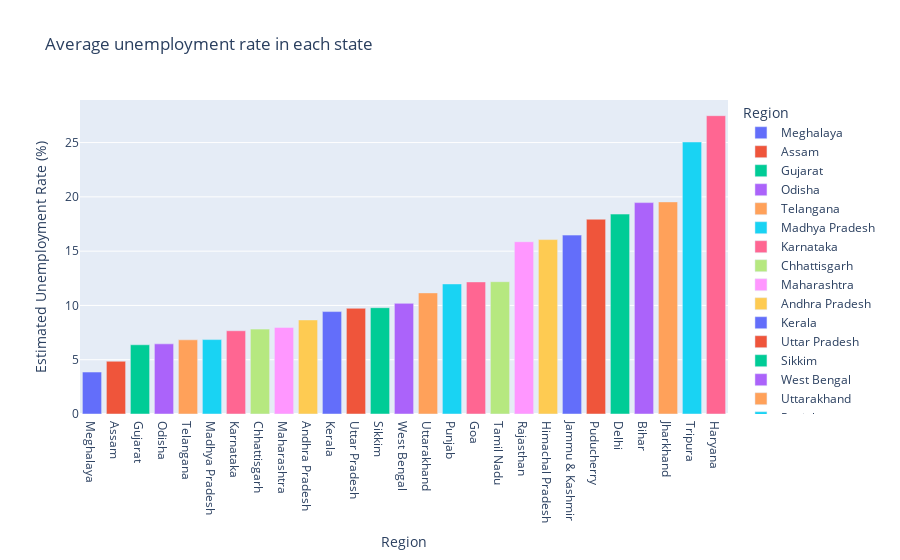

The cell this chart's notebook holds for it:
### Markdown cell above
The unemployment rate was increased in the months of april, may, june due to the lockdowns which lead to reduced economic activity and job losses in various sectors.

### Code cell
unemployed_by_region = df[['Estimated Unemployment Rate (%)','Region']]
df_unemployed_by_region = unemployed_by_region.groupby('Region').mean().reset_index()

df_unemployed_by_region = df_unemployed_by_region.sort_values('Estimated Unemployment Rate (%)')

fig = px.bar(df_unemployed_by_region, x='Region',y='Estimated Unemployment Rate (%)',color = 'Region',title='Average unemployment rate in each state')
fig.show()

### Figure 1 — Plotly figure (JSON) as saved in the notebook; plotly's stock layout.template omitted (floating-point values rounded to 4 significant figures)
{"data": [{"alignmentgroup": "True", "hovertemplate": "Region=%{x}<br>Estimated Unemployment Rate (%)=%{y}<extra></extra>", "legendgroup": "Meghalaya", "marker": {"color": "#636efa", "pattern": {"shape": ""}}, "name": "Meghalaya", "offsetgroup": "Meghalaya", "orientation": "v", "showlegend": true, "textposition": "auto", "type": "bar", "x": ["Meghalaya"], "xaxis": "x", "y": [3.866], "yaxis": "y"}, {"alignmentgroup": "True", "hovertemplate": "Region=%{x}<br>Estimated Unemployment Rate (%)=%{y}<extra></extra>", "legendgroup": "Assam", "marker": {"color": "#EF553B", "pattern": {"shape": ""}}, "name": "Assam", "offsetgroup": "Assam", "orientation": "v", "showlegend": true, "textposition": "auto", "type": "bar", "x": ["Assam"], "xaxis": "x", "y": [4.856], "yaxis": "y"}, {"alignmentgroup": "True", "hovertemplate": "Region=%{x}<br>Estimated Unemployment Rate (%)=%{y}<extra></extra>", "legendgroup": "Gujarat", "marker": {"color": "#00cc96", "pattern": {"shape": ""}}, "name": "Gujarat", "offsetgroup": "Gujarat", "orientation": "v", "showlegend": true, "textposition": "auto", "type": "bar", "x": ["Gujarat"], "xaxis": "x", "y": [6.376], "yaxis": "y"}, {"alignmentgroup": "True", "hovertemplate": "Region=%{x}<br>Estimated Unemployment Rate (%)=%{y}<extra></extra>", "legendgroup": "Odisha", "marker": {"color": "#ab63fa", "pattern": {"shape": ""}}, "name": "Odisha", "offsetgroup": "Odisha", "orientation": "v", "showlegend": true, "textposition": "auto", "type": "bar", "x": ["Odisha"], "xaxis": "x", "y": [6.462], "yaxis": "y"}, {"alignmentgroup": "True", "hovertemplate": "Region=%{x}<br>Estimated Unemployment Rate (%)=%{y}<extra></extra>", "legendgroup": "Telangana", "marker": {"color": "#FFA15A", "pattern": {"shape": ""}}, "name": "Telangana", "offsetgroup": "Telangana", "orientation": "v", "showlegend": true, "textposition": "auto", "type": "bar", "x": ["Telangana"], "xaxis": "x", "y": [6.833], "yaxis": "y"}, {"alignmentgroup": "True", "hovertemplate": "Region=%{x}<br>Estimated Unemployment Rate (%)=%{y}<extra></extra>", "legendgroup": "Madhya Pradesh", "marker": {"color": "#19d3f3", "pattern": {"shape": ""}}, "name": "Madhya Pradesh", "offsetgroup": "Madhya Pradesh", "orientation": "v", "showlegend": true, "textposition": "auto", "type": "bar", "x": ["Madhya Pradesh"], "xaxis": "x", "y": [6.854], "yaxis": "y"}, {"alignmentgroup": "True", "hovertemplate": "Region=%{x}<br>Estimated Unemployment Rate (%)=%{y}<extra></extra>", "legendgroup": "Karnataka", "marker": {"color": "#FF6692", "pattern": {"shape": ""}}, "name": "Karnataka", "offsetgroup": "Karnataka", "orientation": "v", "showlegend": true, "textposition": "auto", "type": "bar", "x": ["Karnataka"], "xaxis": "x", "y": [7.668], "yaxis": "y"}, {"alignmentgroup": "True", "hovertemplate": "Region=%{x}<br>Estimated Unemployment Rate (%)=%{y}<extra></extra>", "legendgroup": "Chhattisgarh", "marker": {"color": "#B6E880", "pattern": {"shape": ""}}, "name": "Chhattisgarh", "offsetgroup": "Chhattisgarh", "orientation": "v", "showlegend": true, "textposition": "auto", "type": "bar", "x": ["Chhattisgarh"], "xaxis": "x", "y": [7.819], "yaxis": "y"}, {"alignmentgroup": "True", "hovertemplate": "Region=%{x}<br>Estimated Unemployment Rate (%)=%{y}<extra></extra>", "legendgroup": "Maharashtra", "marker": {"color": "#FF97FF", "pattern": {"shape": ""}}, "name": "Maharashtra", "offsetgroup": "Maharashtra", "orientation": "v", "showlegend": true, "textposition": "auto", "type": "bar", "x": ["Maharashtra"], "xaxis": "x", "y": [7.979], "yaxis": "y"}, {"alignmentgroup": "True", "hovertemplate": "Region=%{x}<br>Estimated Unemployment Rate (%)=%{y}<extra></extra>", "legendgroup": "Andhra Pradesh", "marker": {"color": "#FECB52", "pattern": {"shape": ""}}, "name": "Andhra Pradesh", "offsetgroup": "Andhra Pradesh", "orientation": "v", "showlegend": true, "textposition": "auto", "type": "bar", "x": ["Andhra Pradesh"], "xaxis": "x", "y": [8.664], "yaxis": "y"}, {"alignmentgroup": "True", "hovertemplate": "Region=%{x}<br>Estimated Unemployment Rate (%)=%{y}<extra></extra>", "legendgroup": "Kerala", "marker": {"color": "#636efa", "pattern": {"shape": ""}}, "name": "Kerala", "offsetgroup": "Kerala", "orientation": "v", "showlegend": true, "textposition": "auto", "type": "bar", "x": ["Kerala"], "xaxis": "x", "y": [9.434], "yaxis": "y"}, {"alignmentgroup": "True", "hovertemplate": "Region=%{x}<br>Estimated Unemployment Rate (%)=%{y}<extra></extra>", "legendgroup": "Uttar Pradesh", "marker": {"color": "#EF553B", "pattern": {"shape": ""}}, "name": "Uttar Pradesh", "offsetgroup": "Uttar Pradesh", "orientation": "v", "showlegend": true, "textposition": "auto", "type": "bar", "x": ["Uttar Pradesh"], "xaxis": "x", "y": [9.737], "yaxis": "y"}, {"alignmentgroup": "True", "hovertemplate": "Region=%{x}<br>Estimated Unemployment Rate (%)=%{y}<extra></extra>", "legendgroup": "Sikkim", "marker": {"color": "#00cc96", "pattern": {"shape": ""}}, "name": "Sikkim", "offsetgroup": "Sikkim", "orientation": "v", "showlegend": true, "textposition": "auto", "type": "bar", "x": ["Sikkim"], "xaxis": "x", "y": [9.793], "yaxis": "y"}, {"alignmentgroup": "True", "hovertemplate": "Region=%{x}<br>Estimated Unemployment Rate (%)=%{y}<extra></extra>", "legendgroup": "West Bengal", "marker": {"color": "#ab63fa", "pattern": {"shape": ""}}, "name": "West Bengal", "offsetgroup": "West Bengal", "orientation": "v", "showlegend": true, "textposition": "auto", "type": "bar", "x": ["West Bengal"], "xaxis": "x", "y": [10.19], "yaxis": "y"}, {"alignmentgroup": "True", "hovertemplate": "Region=%{x}<br>Estimated Unemployment Rate (%)=%{y}<extra></extra>", "legendgroup": "Uttarakhand", "marker": {"color": "#FFA15A", "pattern": {"shape": ""}}, "name": "Uttarakhand", "offsetgroup": "Uttarakhand", "orientation": "v", "showlegend": true, "textposition": "auto", "type": "bar", "x": ["Uttarakhand"], "xaxis": "x", "y": [11.16], "yaxis": "y"}, {"alignmentgroup": "True", "hovertemplate": "Region=%{x}<br>Estimated Unemployment Rate (%)=%{y}<extra></extra>", "legendgroup": "Punjab", "marker": {"color": "#19d3f3", "pattern": {"shape": ""}}, "name": "Punjab", "offsetgroup": "Punjab", "orientation": "v", "showlegend": true, "textposition": "auto", "type": "bar", "x": ["Punjab"], "xaxis": "x", "y": [11.98], "yaxis": "y"}, {"alignmentgroup": "True", "hovertemplate": "Region=%{x}<br>Estimated Unemployment Rate (%)=%{y}<extra></extra>", "legendgroup": "Goa", "marker": {"color": "#FF6692", "pattern": {"shape": ""}}, "name": "Goa", "offsetgroup": "Goa", "orientation": "v", "showlegend": true, "textposition": "auto", "type": "bar", "x": ["Goa"], "xaxis": "x", "y": [12.17], "yaxis": "y"}, {"alignmentgroup": "True", "hovertemplate": "Region=%{x}<br>Estimated Unemployment Rate (%)=%{y}<extra></extra>", "legendgroup": "Tamil Nadu", "marker": {"color": "#B6E880", "pattern": {"shape": ""}}, "name": "Tamil Nadu", "offsetgroup": "Tamil Nadu", "orientation": "v", "showlegend": true, "textposition": "auto", "type": "bar", "x": ["Tamil Nadu"], "xaxis": "x", "y": [12.19], "yaxis": "y"}, {"alignmentgroup": "True", "hovertemplate": "Region=%{x}<br>Estimated Unemployment Rate (%)=%{y}<extra></extra>", "legendgroup": "Rajasthan", "marker": {"color": "#FF97FF", "pattern": {"shape": ""}}, "name": "Rajasthan", "offsetgroup": "Rajasthan", "orientation": "v", "showlegend": true, "textposition": "auto", "type": "bar", "x": ["Rajasthan"], "xaxis": "x", "y": [15.87], "yaxis": "y"}, {"alignmentgroup": "True", "hovertemplate": "Region=%{x}<br>Estimated Unemployment Rate (%)=%{y}<extra></extra>", "legendgroup": "Himachal Pradesh", "marker": {"color": "#FECB52", "pattern": {"shape": ""}}, "name": "Himachal Pradesh", "offsetgroup": "Himachal Pradesh", "orientation": "v", "showlegend": true, "textposition": "auto", "type": "bar", "x": ["Himachal Pradesh"], "xaxis": "x", "y": [16.07], "yaxis": "y"}, {"alignmentgroup": "True", "hovertemplate": "Region=%{x}<br>Estimated Unemployment Rate (%)=%{y}<extra></extra>", "legendgroup": "Jammu & Kashmir", "marker": {"color": "#636efa", "pattern": {"shape": ""}}, "name": "Jammu & Kashmir", "offsetgroup": "Jammu & Kashmir", "orientation": "v", "showlegend": true, "textposition": "auto", "type": "bar", "x": ["Jammu & Kashmir"], "xaxis": "x", "y": [16.48], "yaxis": "y"}, {"alignmentgroup": "True", "hovertemplate": "Region=%{x}<br>Estimated Unemployment Rate (%)=%{y}<extra></extra>", "legendgroup": "Puducherry", "marker": {"color": "#EF553B", "pattern": {"shape": ""}}, "name": "Puducherry", "offsetgroup": "Puducherry", "orientation": "v", "showlegend": true, "textposition": "auto", "type": "bar", "x": ["Puducherry"], "xaxis": "x", "y": [17.94], "yaxis": "y"}, {"alignmentgroup": "True", "hovertemplate": "Region=%{x}<br>Estimated Unemployment Rate (%)=%{y}<extra></extra>", "legendgroup": "Delhi", "marker": {"color": "#00cc96", "pattern": {"shape": ""}}, "name": "Delhi", "offsetgroup": "Delhi", "orientation": "v", "showlegend": true, "textposition": "auto", "type": "bar", "x": ["Delhi"], "xaxis": "x", "y": [18.41], "yaxis": "y"}, {"alignmentgroup": "True", "hovertemplate": "Region=%{x}<br>Estimated Unemployment Rate (%)=%{y}<extra></extra>", "legendgroup": "Bihar", "marker": {"color": "#ab63fa", "pattern": {"shape": ""}}, "name": "Bihar", "offsetgroup": "Bihar", "orientation": "v", "showlegend": true, "textposition": "auto", "type": "bar", "x": ["Bihar"], "xaxis": "x", "y": [19.47], "yaxis": "y"}, {"alignmentgroup": "True", "hovertemplate": "Region=%{x}<br>Estimated Unemployment Rate (%)=%{y}<extra></extra>", "legendgroup": "Jharkhand", "marker": {"color": "#FFA15A", "pattern": {"shape": ""}}, "name": "Jharkhand", "offsetgroup": "Jharkhand", "orientation": "v", "showlegend": true, "textposition": "auto", "type": "bar", "x": ["Jharkhand"], "xaxis": "x", "y": [19.54], "yaxis": "y"}, {"alignmentgroup": "True", "hovertemplate": "Region=%{x}<br>Estimated Unemployment Rate (%)=%{y}<extra></extra>", "legendgroup": "Tripura", "marker": {"color": "#19d3f3", "pattern": {"shape": ""}}, "name": "Tripura", "offsetgroup": "Tripura", "orientation": "v", "showlegend": true, "textposition": "auto", "type": "bar", "x": ["Tripura"], "xaxis": "x", "y": [25.05], "yaxis": "y"}, {"alignmentgroup": "True", "hovertemplate": "Region=%{x}<br>Estimated Unemployment Rate (%)=%{y}<extra></extra>", "legendgroup": "Haryana", "marker": {"color": "#FF6692", "pattern": {"shape": ""}}, "name": "Haryana", "offsetgroup": "Haryana", "orientation": "v", "showlegend": true, "textposition": "auto", "type": "bar", "x": ["Haryana"], "xaxis": "x", "y": [27.48], "yaxis": "y"}], "layout": {"barmode": "relative", "legend": {"title": {"text": "Region"}, "tracegroupgap": 0}, "title": {"text": "Average unemployment rate in each state"}, "xaxis": {"anchor": "y", "categoryarray": ["Meghalaya", "Assam", "Gujarat", "Odisha", "Telangana", "Madhya Pradesh", "Karnataka", "Chhattisgarh", "Maharashtra", "Andhra Pradesh", "Kerala", "Uttar Pradesh", "Sikkim", "West Bengal", "Uttarakhand", "Punjab", "Goa", "Tamil Nadu", "Rajasthan", "Himachal Pradesh", "Jammu & Kashmir", "Puducherry", "Delhi", "Bihar", "Jharkhand", "Tripura", "Haryana"], "categoryorder": "array", "domain": [0, 1], "title": {"text": "Region"}}, "yaxis": {"anchor": "x", "domain": [0, 1], "title": {"text": "Estimated Unemployment Rate (%)"}}}}
